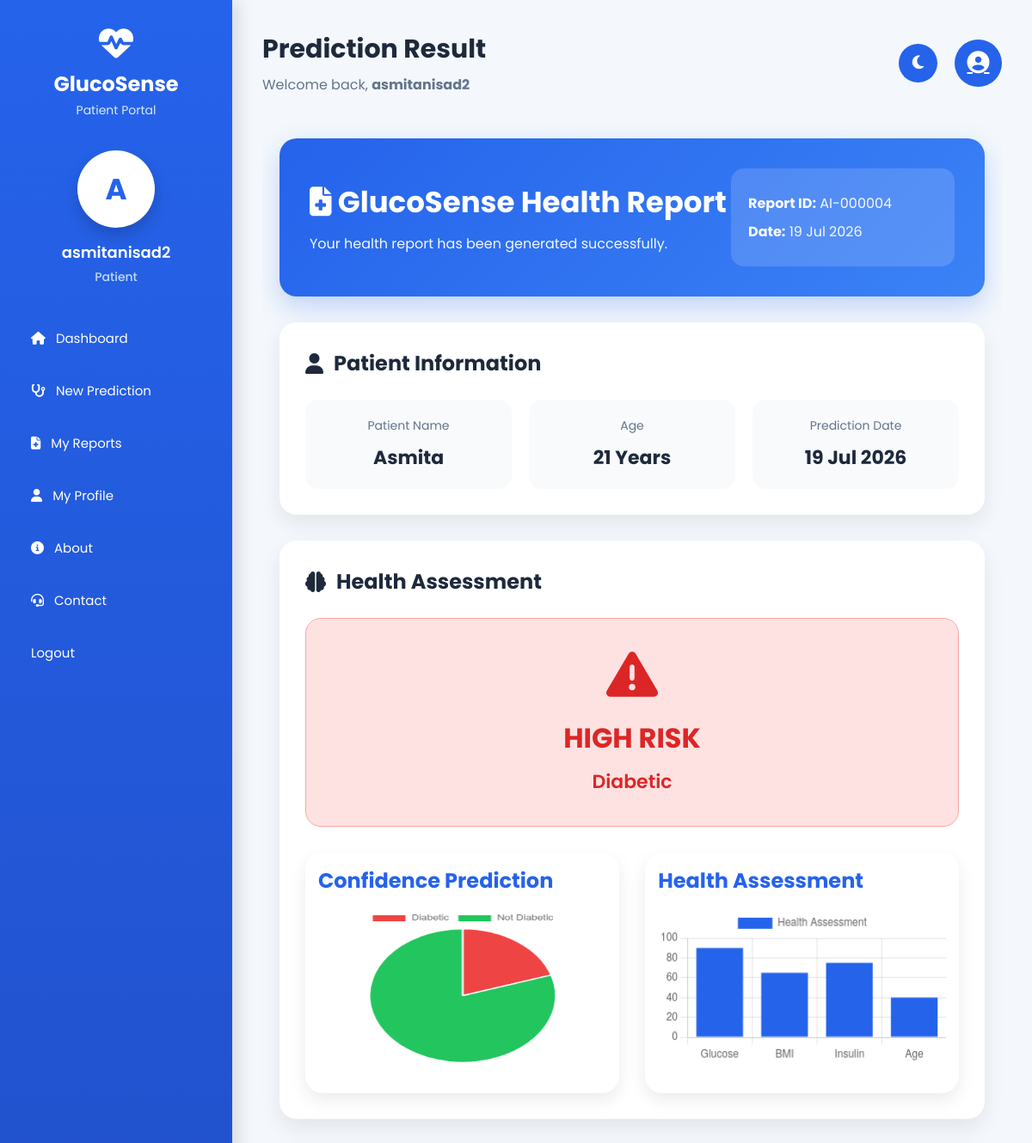
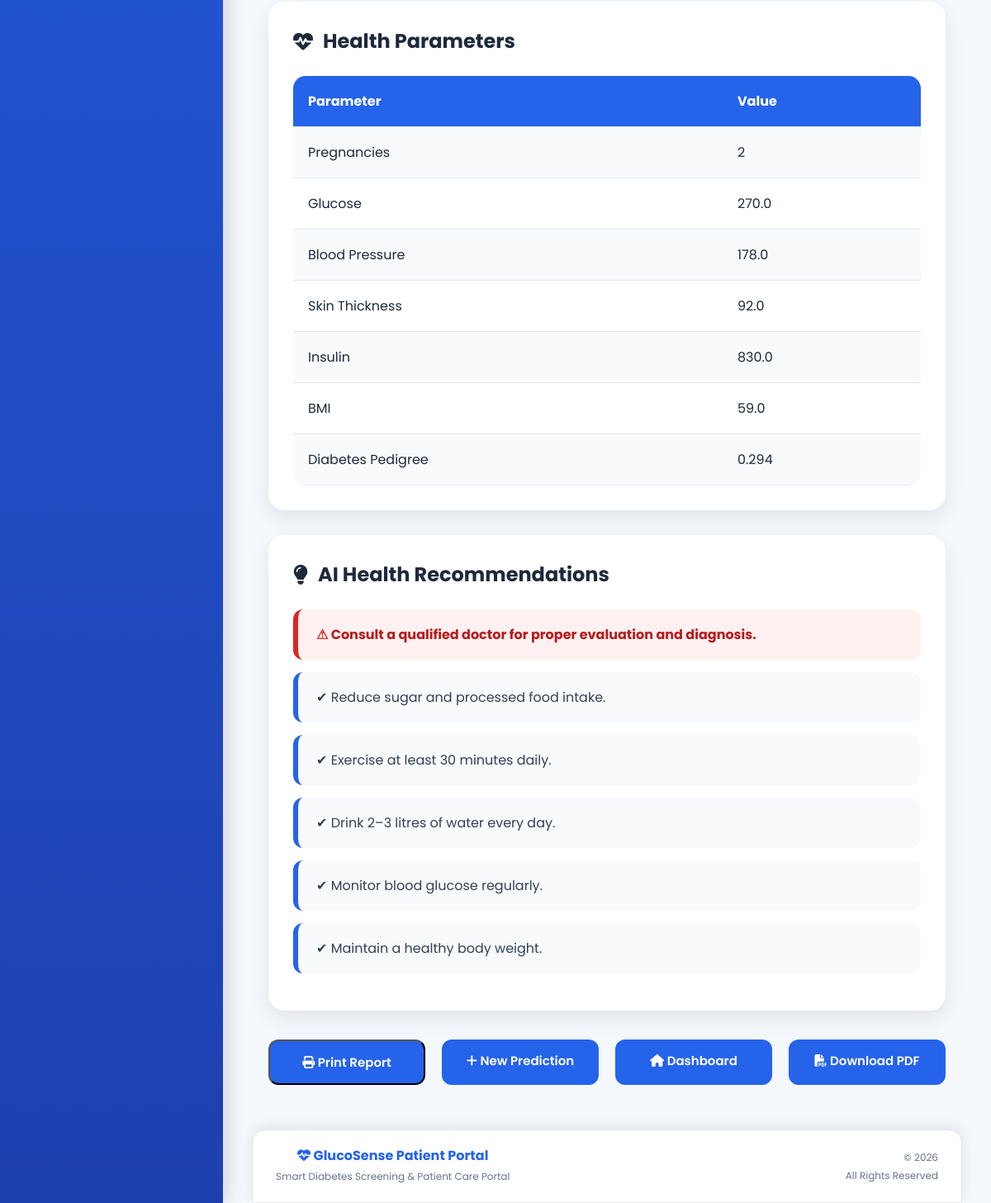
The page /result/4/ (signed in) on the database its author committed (2 pictures, top to bottom).
### diabetes_app/models.py (models this page shows, shortened)
class Patient(models.Model):
    user = models.ForeignKey(
        User,
        on_delete=models.CASCADE
    )
    name = models.CharField(max_length=100)
    age = models.IntegerField()
    pregnancies = models.IntegerField()
    glucose = models.FloatField()
    blood_pressure = models.FloatField()
    skin_thickness = models.FloatField()
    insulin = models.FloatField()
    bmi = models.FloatField()
    diabetes_pedigree = models.FloatField()
    prediction = models.CharField(max_length=30)
    confidence = models.FloatField(default=0)   # 👈 Add this line
    created_at = models.DateTimeField(auto_now_add=True)

### diabetes_app/views.py (the view)
@login_required(login_url='login')
def result(request, patient_id):
    patient = get_object_or_404(
        Patient,
        id=patient_id,
        user=request.user
    )
    return render(
    request,
    "result.html",
    {
        "patient": patient,
        "today": datetime.now(),
    }
    )

### diabetes_app/templates/result.html (shortened to what this page needs)
{% extends "base.html" %}
{% load static %}
{% block page_title %}
Prediction Result
{% endblock %}
{% block css %}
<link rel="stylesheet" href="{% static 'css/result.css' %}">
{% endblock %}
{% block content %}
<div class="result-container">
    <div class="report-header">
        <div>
            <h1>
                <i class="fa-solid fa-file-medical"></i>
                GlucoSense Health Report
            </h1>
            <p>Your health report has been generated successfully.</p>
        </div>
        <div class="report-info">
            <p><strong>Report ID:</strong> AI-{{ patient.id|stringformat:"06d" }}</p>
            <p><strong>Date:</strong> {{ patient.created_at|date:"d M Y" }}</p>
        </div>
    </div>
    <div class="report-card">
        <h2>
            <i class="fa-solid fa-user"></i>
            Patient Information
        </h2>
        <div class="info-grid">
            <div class="info-box">
                <span>Patient Name</span>
                <h3>{{ patient.name }}</h3>
            </div>
            <div class="info-box">
                <span>Age</span>
                <h3>{{ patient.age }} Years</h3>
            </div>
            <div class="info-box">
                <span>Prediction Date</span>
                <h3>{{ patient.created_at|date:"d M Y" }}</h3>
            </div>
        </div>
    </div>
    <div class="report-card">
        <h2>
            <i class="fa-solid fa-brain"></i>
            Health Assessment
        </h2>
        {% if patient.prediction == "Diabetic" %}
        <div class="prediction danger">
            <i class="fa-solid fa-triangle-exclamation"></i>
            <h2>HIGH RISK</h2>
            <p>{{ patient.prediction }}</p>
        </div>
        {% else %}
        <div class="prediction success">
            <i class="fa-solid fa-circle-check"></i>
            <h2>LOW RISK</h2>
            <p>{{ patient.prediction }}</p>
        </div>
        {% endif %}
        <div class="charts-container">
    <div class="chart-card">
        <h2>Confidence Prediction</h2>
        <canvas id="pieChart"></canvas>
    </div>
    <div class="chart-card">
        <h2>Health Assessment</h2>
        <canvas id="barChart"></canvas>
    </div>
</div>
        </div>
    <div class="report-card">
        <h2>
            <i class="fa-solid fa-heart-pulse"></i>
            Health Parameters
        </h2>
        <table>
            <tr>
                <th>Parameter</th>
                <th>Value</th>
            </tr>
            <tr>
                <td>Pregnancies</td>
                <td>{{ patient.pregnancies }}</td>
            </tr>
            <tr>
                <td>Glucose</td>
                <td>{{ patient.glucose }}</td>
            </tr>
            <tr>
                <td>Blood Pressure</td>
                <td>{{ patient.blood_pressure }}</td>
            </tr>
            <tr>
                <td>Skin Thickness</td>
                <td>{{ patient.skin_thickness }}</td>
            </tr>
            <tr>
                <td>Insulin</td>
                <td>{{ patient.insulin }}</td>
            </tr>
            <tr>
                <td>BMI</td>
                <td>{{ patient.bmi }}</td>
            </tr>
            <tr>
                <td>Diabetes Pedigree</td>
                <td>{{ patient.diabetes_pedigree }}</td>
            </tr>
        </table>
    </div>
    <div class="report-card">
        <h2>
            <i class="fa-solid fa-lightbulb"></i>
            AI Health Recommendations
        </h2>
        {% if patient.prediction == "Diabetic" %}
        <ul class="recommendations">
            <li class="doctor-alert">⚠ Consult a qualified doctor for proper evaluation and diagnosis.</li>
            <li>✔ Reduce sugar and processed food intake.</li>
            <li>✔ Exercise at least 30 minutes daily.</li>
            <li>✔ Drink 2–3 litres of water every day.</li>
            <li>✔ Monitor blood glucose regularly.</li>
            <li>✔ Maintain a healthy body weight.</li>
        </ul>
        {% endif %}
    </div>
    <div class="button-group">
        <button onclick="window.print()" class="btn">
            <i class="fa-solid fa-print"></i>
            Print Report
        </button>
        <a href="{% url 'predict' %}" class="btn">
            <i class="fa-solid fa-plus"></i>
            New Prediction
        </a>
        <a href="{% url 'dashboard' %}" class="btn">
            <i class="fa-solid fa-house"></i>
            Dashboard
        </a>
        <a href="{% url 'download_pdf' patient.id %}" class="btn btn-success">
        <i class="fa-solid fa-file-pdf"></i>
        Download PDF
        </a>
    </div>
</div>
<script>
const pieCtx = document.getElementById('pieChart');
new Chart(pieCtx, {
    type: 'pie',
    data: {
        labels: ['Diabetic', 'Not Diabetic'],
        datasets: [{
            data: [20, 80],
            backgroundColor: [
                '#ef4444',
                '#22c55e'
            ]
        }]
    },
    options: {
        responsive: true,
        maintainAspectRatio: false
    }
});
const barCtx = document.getElementById('barChart');
new Chart(barCtx, {
    type: 'bar',
    data: {
        labels: ['Glucose', 'BMI', 'Insulin', 'Age'],
        datasets: [{
            label: 'Health Assessment',
            data: [90, 65, 75, 40],
            backgroundColor: '#2563eb'
        }]
    }
});
</script>
{% endblock %}

### diabetes_app/templates/base.html (shortened to what this page needs)
{% load static %}
<!DOCTYPE html>
<html lang="en">
<head>
    <link rel="stylesheet" href="{% static 'css/base.css' %}">
    <link rel="stylesheet" href="{% static 'css/dark-mode.css' %}">
    <link rel="stylesheet"
    href="https://cdnjs.cloudflare.com/ajax/libs/font-awesome/6.7.2/css/all.min.css">
    {% block css %}
    {% endblock %}
</head>
<body>
<div class="container">
    <aside class="sidebar">
        <div class="logo">
            <i class="fa-solid fa-heart-pulse"></i>
            <h2>GlucoSense</h2>
            <span>Patient Portal</span>
        </div>
        <div class="user-box">
            <div class="avatar">
                {{ request.user.username|first|upper }}
            </div>
            <h3 class="patient-name">
    {% if request.user.first_name %}
        {{ request.user.first_name }} {{ request.user.last_name }}
    {% else %}
        {{ request.user.username|cut:"@gmail.com" }}
    {% endif %}
</h3>
<p class="patient-role">
    Patient
</p>
        </div>
        <ul class="menu">
            <li>
    <a href="{% url 'dashboard' %}"
       class="{% if request.resolver_match.url_name == 'dashboard' %}active{% endif %}">
        <i class="fa-solid fa-house"></i>
        Dashboard
    </a>
</li>
<li>
    <a href="{% url 'predict' %}"
       class="{% if request.resolver_match.url_name == 'predict' %}active{% endif %}">
        <i class="fa-solid fa-stethoscope"></i>
        New Prediction
    </a>
</li>
<li>
    <a href="{% url 'history' %}"
       class="{% if request.resolver_match.url_name == 'history' %}active{% endif %}">
        <i class="fa-solid fa-file-medical"></i>
        My Reports
    </a>
</li>
<li>
    <a href="{% url 'profile' %}"
       class="{% if request.resolver_match.url_name == 'profile' %}active{% endif %}">
        <i class="fa-solid fa-user"></i>
        My Profile
    </a>
</li>
<li>
    <a href="{% url 'about' %}"
       class="{% if request.resolver_match.url_name == 'about' %}active{% endif %}">
        <i class="fa-solid fa-circle-info"></i>
        About
    </a>
</li>
<li>
    <a href="{% url 'contact' %}"
       class="{% if request.resolver_match.url_name == 'contact' %}active{% endif %}">
        <i class="fa-solid fa-headset"></i>
        Contact
    </a>
</li>
<li>
    <a href="#" onclick="confirmLogout()" class="logout-btn">
    Logout
</a>
</li>
        </ul>
    </aside>
    <main class="content">
        <header class="topbar">
            <div>
                <h1>
                    {% block page_title %}{% endblock %}
                </h1>
                <p>
                    Welcome back,
                    <strong>{{ request.user.username|cut:"@gmail.com" }}</strong>
                </p>
            </div>
            <div class="top-actions">
    <button id="theme-toggle" class="theme-toggle">
        <i class="fa-solid fa-moon"></i>
    </button>
    <a href="{% url 'profile' %}" class="top-profile">
    <i class="fa-solid fa-user-circle"></i>
</a>
</div>
        </header>
        <section class="page-content">
            {% block content %}
            {% endblock %}
        </section>
        <footer class="footer">
    <div class="footer-content">
        <div class="footer-left">
            <h3>
                <i class="fa-solid fa-heart-pulse"></i>
                GlucoSense Patient Portal
            </h3>
            <p>
                Smart Diabetes Screening & Patient Care Portal
            </p>
        </div>
        <div class="footer-right">
            <p>© 2026</p>
            <p>All Rights Reserved</p>
        </div>
    </div>
</footer>
    </main>
</div>
</body>
</html>

### diabetes_app/static/css/base.css (style rules this page uses)
* { margin:0; padding:0; box-sizing:border-box; font-family:'Poppins',sans-serif; }
body { background:#F4F8FC; }
.container { display:flex; min-height:100vh; }
.sidebar { width:270px; background:linear-gradient(180deg,#2563EB,#1E40AF); color:white; display:flex; flex-direction:column; padding:30px 20px; position:fixed; left:0; top:0; bottom:0; box-shadow:5px 0 20px rgba(0,0,0,.15); }
.logo { text-align:center; margin-bottom:35px; }
.logo i { font-size:40px; margin-bottom:10px; }
.logo h2 { font-size:24px; font-weight:700; }
.logo span { font-size:14px; color:#DBEAFE; }
.user-box { text-align:center; margin-bottom:35px; width:100%; overflow:hidden; }
.avatar { width:90px; height:90px; border-radius:50%; background:white; color:#2563EB; margin:auto; display:flex; align-items:center; justify-content:center; font-size:34px; font-weight:700; margin-bottom:15px; box-shadow:0 8px 18px rgba(0,0,0,.18); }
.user-box h3 { font-size:18px; font-weight:600; color:white; margin-top:10px; margin-bottom:5px; word-break:break-word; }
.user-box p { color:#BFDBFE; font-size:14px; font-weight:500; }
.menu { list-style:none; }
.menu li { margin-bottom:10px; }
.menu a { display:flex; align-items:center; gap:12px; color:white; text-decoration:none; padding:14px 16px; border-radius:12px; transition:.3s; font-size:15px; }
.content { margin-left:270px; flex:1; padding:35px; }
.topbar { display:flex; justify-content:space-between; align-items:center; margin-bottom:30px; }
.topbar h1 { color:#1E293B; font-size:30px; }
.topbar p { color:#64748B; margin-top:6px; }
.top-profile { width:55px; height:55px; border-radius:50%; background:#2563EB; display:flex; justify-content:center; align-items:center; color:white; font-size:26px; }
.btn { display:inline-block; background:#2563EB; color:white; text-decoration:none; padding:12px 24px; border-radius:10px; transition:.3s; font-weight:500; }
table { width:100%; border-collapse:collapse; background:white; border-radius:15px; overflow:hidden; }
th,td { padding:15px; text-align:left; }
tbody tr { border-bottom:1px solid #E5E7EB; }
footer { text-align:center; color:#64748B; margin-top:40px; padding-top:20px; }
.top-actions { display:flex; align-items:center; gap:20px; }
.theme-toggle { width:45px; height:45px; border:none; border-radius:50%; background:#2563EB; color:white; font-size:18px; cursor:pointer; transition:.3s; display:flex; justify-content:center; align-items:center; }
.footer { margin-top:40px; background:#FFFFFF; color:#1E293B; border:1px solid #E2E8F0; border-radius:18px; padding:25px 35px; box-shadow:0 8px 25px rgba(0,0,0,.08); }
.footer-content { display:flex; justify-content:space-between; align-items:center; flex-wrap:wrap; gap:25px; }
.footer-left h3 { color:#2563EB; }
.footer-left p, .footer-center p, .footer-right p { color:#64748B; margin:4px 0; }
.footer-right { text-align:right; }
.page-content { width:100%; overflow-x:hidden; }
.footer { margin-top:28px!important;padding:18px 28px!important;border-radius:16px 16px 0 0!important }
.footer-content { min-height:44px!important }
.footer-left h3 { font-size:16px!important;margin:0 0 4px!important }
.footer-left p,.footer-right p { font-size:12px!important }

### diabetes_app/static/css/dark-mode.css (style rules this page uses)
body, .sidebar, .content, .card, .summary-card, .profile-card, .report-card, .chart-card, .btn, input, textarea, select { transition:all .3s ease; }

### rows shown on the page
Patient: id "000004", created_at "19 Jul 2026", name "Asmita", age "21", prediction "Diabetic", pregnancies "2", glucose "270.0", blood_pressure "178.0", skin_thickness "92.0", insulin "830.0", bmi "59.0", diabetes_pedigree "0.294"

### other values the page prints
{{ request.user.username|first|upper }} "A"
{{ request.user.username|cut:"@gmail.com" }} "asmitanisad2"
